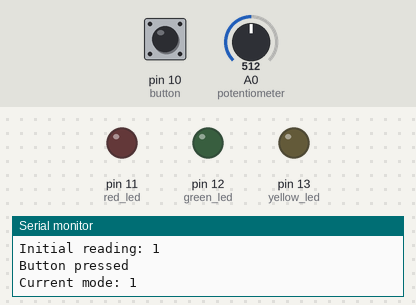
Bench run of a sketch on a simulated Arduino Uno, built with avr-gcc and run on an emulated ATmega328P. Parts: output pins drawn as LEDs (lit = HIGH), the last lines printed to the serial monitor. The inputs (shaded band) are chosen by the test bench; at power-on: A0 (potentiometer) = 512, pin 10 (button) HIGH.

Above: at 1.2 s.
1.3 s: A0 (potentiometer) set to 0
2.8 s: pin 10 (button) pulled LOW for 0.15 s
At 4.2 s:
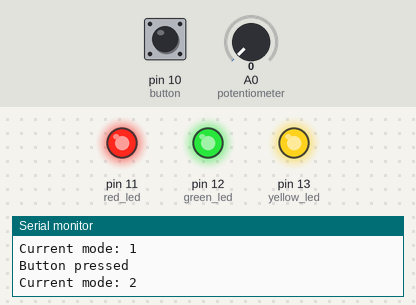
4.5 s: pin 10 (button) pulled LOW for 1 s
At 6.0 s:
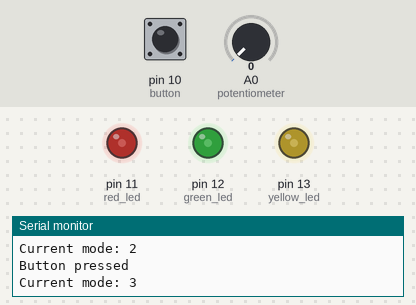
7.0 s: A0 (potentiometer) set to 122
At 7.18 s:
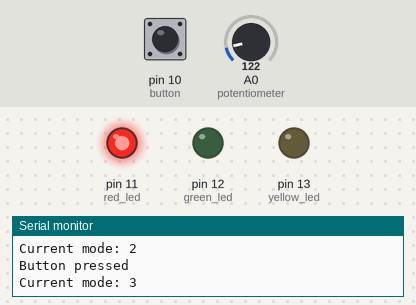
At 7.67 s:
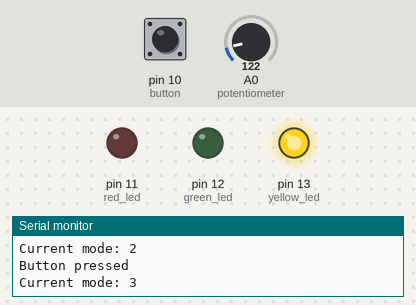
10.0 s: pin 10 (button) pulled LOW for 0.15 s
13.1 s: A0 (potentiometer) set to 0
Timing chart, 0 to 17.1 s (numbered marks = the images above; inputs shaded):
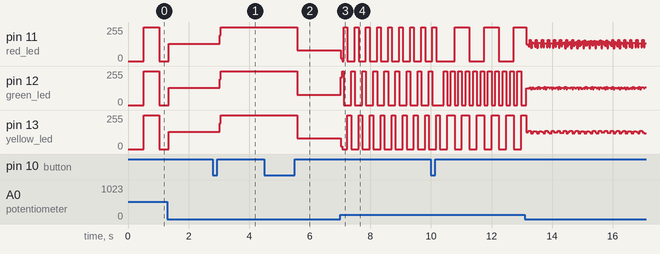

The sketch:

Pie_MINI_PRO_1.ino
```cpp
// Turn signals (LEDs)
const int red_led = 11;
const int yellow_led = 13;
const int green_led = 12;

// Turn signal modes (button)
const int button = 10;

// Turn signal flash speed (potentiometer)
int potentiometer = A0;


// Button debounce
bool lastButtonReading;          // HIGH = pressed, LOW = unpressed/released
uint32_t lastButtonChange = 0;   // The last time the button reading changed
const int buttonDebounce = 50;   // Button reading must remain stable for >= 50 ms
bool buttonState = LOW;          // Initial buttons state

int mode = 0;                    // Keeps track of the current turn signal mode
int binary_state = 0;            // Used for binary blinking mode; keeps track of binary state
uint32_t last_blink_time;        // Records the last LED blink
uint32_t blink_interval = 0;     // Period between blinks - determines frequency

int lights[3] = {red_led, yellow_led, green_led}; // Used for sequential blinking mode
int light_num = 0; // Used for looping through lights


void setup() {
  Serial.begin(9600);

  // Initialize LEDs as outputs
  pinMode(green_led, OUTPUT);
  pinMode(yellow_led, OUTPUT);
  pinMode(red_led, OUTPUT);

  // Initialize button as input
  pinMode(button, INPUT);
  last_blink_time = millis(); // Start blink timer
  lastButtonReading = digitalRead(button); // Record initial button reading

  Serial.print("Initial reading: "); // For testing: confirm button reading
  Serial.println(lastButtonReading);
}


void loop() {
  unsigned long now = millis(); // Current program time
  blink_interval = analogRead(potentiometer); // Raw analog reading: 0-1024

  // Button debounce
  bool buttonReading = digitalRead(button); // Records button reading

  if (buttonReading != lastButtonReading) { // Checks if button reading is unstable (changing)
    lastButtonChange = now;                 // Reset debounce timer
    lastButtonReading = buttonReading;      // Update last button reading
  }

  // Check if button reading has been stable for long enough
  if (now - lastButtonChange >= buttonDebounce) {

    if (buttonState != buttonReading) {
      buttonState = buttonReading; // Accept stable button state

      if (buttonState == HIGH) {
        mode++; // Increment to new mode

        Serial.println("Button pressed"); // For testing: confirm button pressed
        Serial.print("Current mode: ");
        Serial.println(mode);
      }
    }
  }

  // Reset after final mode
  if (mode >= 5) {
    mode = 0;
  }

  // Mode 0: All off
  else if (mode == 0) {
    digitalWrite(red_led, LOW);
    digitalWrite(yellow_led, LOW);
    digitalWrite(green_led, LOW);
  }

  // Mode 1: All blinking
  else if (mode == 1) {

    // Checks if enough time has passed before the last blink
    if (now >= last_blink_time + blink_interval) {
      digitalWrite(yellow_led, !digitalRead(yellow_led)); // Invert LED state
      digitalWrite(green_led, !digitalRead(green_led));
      digitalWrite(red_led, !digitalRead(red_led));

      last_blink_time = now; // Record the last blink time
    }
  }

  // Mode 2: All on
  else if (mode == 2) {
    digitalWrite(green_led, HIGH);
    digitalWrite(red_led, HIGH);
    digitalWrite(yellow_led, HIGH);
  }

  // Mode 3: Sequential blinking
  else if (mode == 3) {

    // Checks if enough time has passed before the last blink
    if (now >= last_blink_time + blink_interval) {
      digitalWrite(green_led, LOW);
      digitalWrite(yellow_led, LOW);
      digitalWrite(red_led, LOW);

      digitalWrite(lights[light_num], HIGH); // Set first LED in the blink cycle HIGH
      light_num = light_num + 1; // Increment to next LED

      // Reset LED counter
      if (light_num >= 3) {
        light_num = 0;
      }

      last_blink_time = now; // Record the last blink time
    }
  }

  // Mode 4: Binary blinking
  else if (mode == 4) {

      // Checks if enough time has passed before the last blink
      if (now >= last_blink_time + blink_interval){

        // [R][G][B] = [0][0][0]
        if (binary_state == 0) {
          for (int led : lights){
            digitalWrite(led, LOW);
          }
          binary_state = binary_state + 1;
        }

        // [R][G][B] = [1][1][1]
        else if (binary_state == 7) {
          digitalWrite(green_led, HIGH);
          binary_state = 0; // Return to first binary state
        }

        // [R][G][B] = [1][1][0]
        else if (binary_state == 6) {
          digitalWrite(green_led, LOW);
          digitalWrite(yellow_led, HIGH);
          binary_state = binary_state + 1;
        }

        // [R][G][B] = [1][0][1]
        else if (binary_state == 5) {
          digitalWrite(green_led, HIGH);
          binary_state = binary_state + 1;
        }

        // [R][G][B] = [1][0][0]
        else if (binary_state == 4) {
          for (int led : lights){
            digitalWrite(led, LOW);
          }
          digitalWrite(red_led, HIGH);
          binary_state = binary_state + 1;
        }

        // [R][G][B] = [0][1][1]
        else if (binary_state == 3) {
          digitalWrite(green_led, HIGH);
          binary_state = binary_state + 1;
        }

        // [R][G][B] = [0][1][0]
        else if (binary_state == 2) {
          digitalWrite(green_led, LOW);
          digitalWrite(yellow_led, HIGH);
          binary_state = binary_state + 1;
        }

        // [R][G][B] = [0][0][1]
        else if (binary_state == 1) {
          digitalWrite(green_led, HIGH);
          binary_state = binary_state + 1;
        }

        last_blink_time = now; // Record the last blink time
        Serial.println(binary_state); // For testing: print current step in binary cycle
    }
  }

  // End of loop()
}
```

Measured:
- after the input at 2.8 s, pin 11 (red_led), pin 12 (green_led), pin 13 (yellow_led): 128/255 → 255/255 after 0.22 s
- after the input at 4.5 s, pin 11 (red_led): 255/255 → 82/255 after 1.1 s; pin 12 (green_led): 255/255 → 78/255 after 1.1 s; pin 13 (yellow_led): 255/255 → 80/255 after 1.1 s
- after the input at 7.0 s, pin 12 (green_led): 78/255 → 208/255 at once, then moves between 0/255 and 255/255, repeating every 1.1 s; pin 13 (yellow_led): 80/255 → 22/255 at once, then moves between 0/255 and 255/255, repeating every 1.1 s
